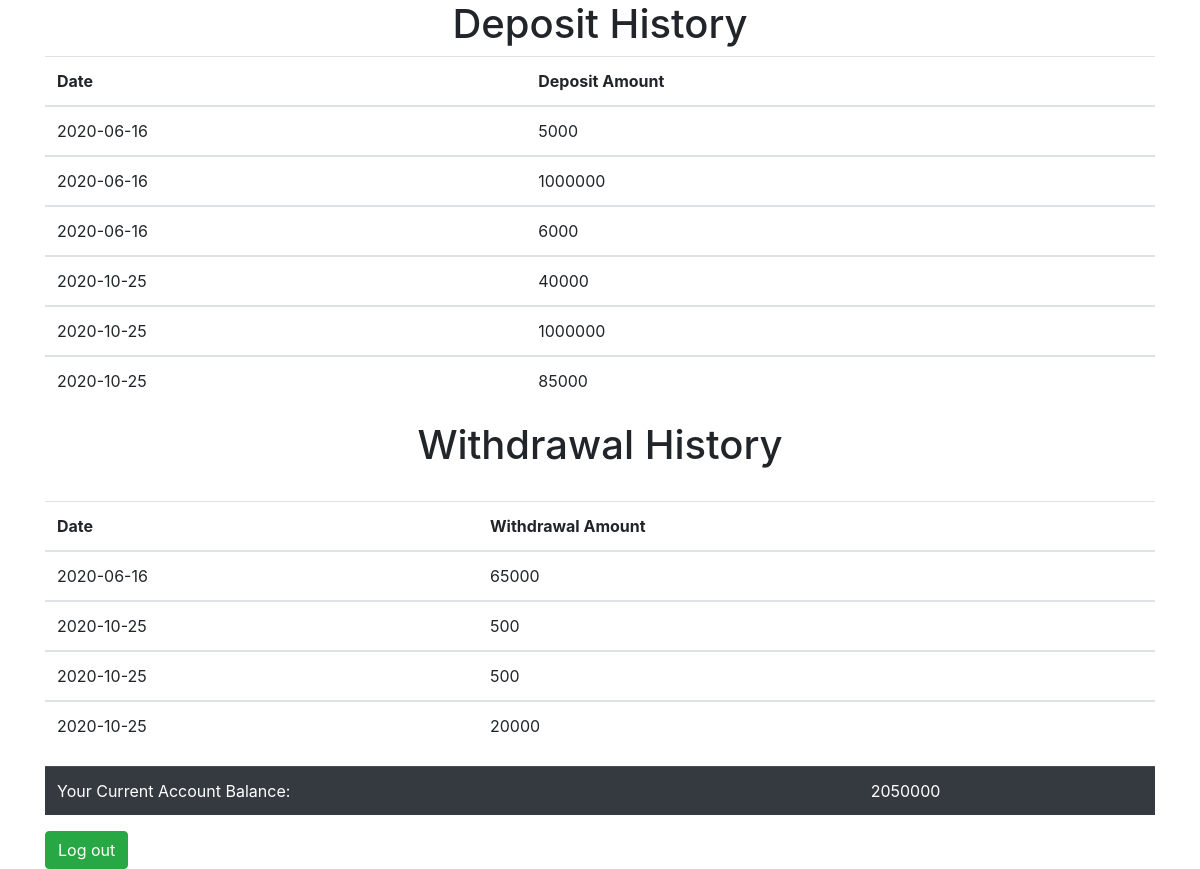
/history.php (signed in), run on the app's committed database.
### tables this page shows
CREATE TABLE `account` (
  `id` int(11) NOT NULL,
  `user_id` varchar(256) NOT NULL,
  `deposit` int(11) NOT NULL,
  `withdraw` int(11) NOT NULL,
  `date` date NOT NULL DEFAULT current_timestamp()
);

### logics/logic.php (called while the page is built, shortened)
<?php
	$session = $_SESSION['id'];
	include 'core/init.php';
		$check = $db->query("SELECT SUM(deposit) AS deposit_total FROM account WHERE `user_id` = '$session'");
				$rows2 = mysqli_fetch_assoc($check);
				$deposit_amount = $rows2['deposit_total'];
				$check2 = $db->query("SELECT SUM(withdraw) AS withdraw_total FROM account WHERE `user_id` = '$session'");
				$rows3 = mysqli_fetch_assoc($check2);
				$withdraw_amount = $rows3['withdraw_total'];
				$balance = $deposit_amount - $withdraw_amount;
?>

### logics/history1.php (called while the page is built, shortened)
<?php
	include 'core/init.php';
	include 'logic.php';
	$history_deposit = $db->query("SELECT * FROM account WHERE `user_id` = '$session' AND `deposit` != 0");
	$history_withdraw = $db->query("SELECT * FROM account WHERE `user_id` = '$session' AND `withdraw` != 0");
  ?>

### history.php (the view, shortened to what this page needs)
<?php
	include 'logics/history1.php';
?>
<!DOCTYPE html>
<html>
<head>
	<link rel="stylesheet" type="text/css" href="css/bootstrap.min.css">
</head>
<body>
	<div class="container">
		<h1 style="text-align: center;">Deposit History</h1>
		<table class="table">
			<thead>
				<th scope="col">Date</th>
				<th scope="col">Deposit Amount</th>
			</thead>
				<?php while($history_row = mysqli_fetch_assoc($history_deposit)):
							$date = $history_row['date'];
							$deposit = $history_row['deposit'];
				?>
				<tbody>
					<td><?php echo $date;?></td>
					<td><?php echo $deposit;?></td>
				</tbody>
				<?php endwhile;?>
		</table>
		<h1 style="text-align: center;">Withdrawal History</h1>
		<br>
		<table class="table">
			<thead>
				<th scope="col">Date</th>
				<th scope="col">Withdrawal Amount</th>
			</thead>
				<?php while($history_row2 = mysqli_fetch_assoc($history_withdraw)):
							$date1 = $history_row2['date'];
							$withdraw = $history_row2['withdraw'];
				?>
				<tbody>
					<td><?php echo $date1;?></td>
					<td><?php echo $withdraw;?></td>
				</tbody>
				<?php endwhile;?>
		</table>
		<table class="table table-dark">
			<tr>
				<td>Your Current Account Balance:</td>
				<td><?php echo $balance;?></td>
			</tr>
		</table>
		<form method="post">
			<div>
				<button type="submit" class="btn btn-success" name="log_out">Log out</button>
			</div>
		</form>
	</div>
</body>
</html>

### data on the page
account: date "2020-06-16", deposit "5000"
account: date "2020-06-16", deposit "1000000"
account: date "2020-06-16", deposit "6000"
account: date "2020-10-25", deposit "40000"
account: date "2020-10-25", deposit "1000000"
account: date "2020-10-25", deposit "85000"
account: date "2020-06-16", withdraw "65000"
account: date "2020-10-25", withdraw "500"
account: date "2020-10-25", withdraw "500"
account: date "2020-10-25", withdraw "20000"

### other printed values
$balance "2050000"
